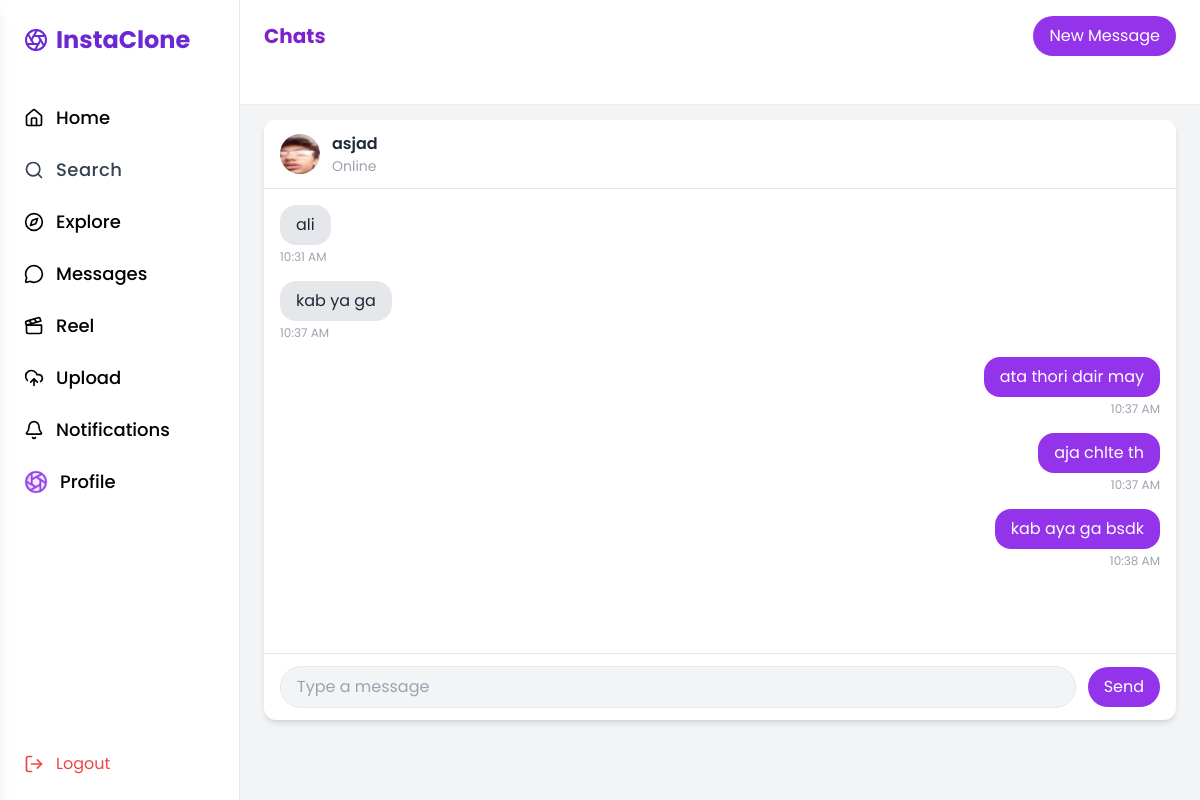
Screenshot of /chat/asjad/ (signed in) with the database file from the repository.
### accounts/models.py (models this page shows, shortened)
class Profile(models.Model):
    user = models.OneToOneField(User, on_delete=models.CASCADE)
    profile_image = models.ImageField(upload_to='profile_images/', default='profile_images/default.png')
    bio = models.TextField(max_length=100, blank=True)
    website = models.URLField(blank=True)
    twitter = models.URLField(blank=True)
    github = models.URLField(blank=True)
    followers = models.ManyToManyField(User,related_name='profile_followers', blank=True)
    following = models.ManyToManyField(User,related_name='profile_following', blank=True)

### message/models.py (models this page shows, shortened)
class Message(models.Model):
    sender = models.ForeignKey(User, related_name='sent_messages', on_delete=models.CASCADE)
    receiver = models.ForeignKey(User, related_name='received_messages', on_delete=models.CASCADE)
    content = models.TextField()
    timestamp = models.DateTimeField(auto_now_add=True)
    is_read = models.BooleanField(default=False)

### message/views.py (the view)
# urls.py: path('chat/<str:username>/', views.chat_view, name='chat_view'),
@login_required
def chat_view(request, username):
    receiver = get_object_or_404(User, username=username)
    profile = get_object_or_404(Profile, user__username=username)
    messages = Message.objects.filter(
        Q(sender=request.user, receiver=receiver) |
        Q(sender=receiver, receiver=request.user)
    ).order_by('timestamp')
    messages.filter(receiver=request.user, is_read=False).update(is_read=True)
    if request.method == 'POST':
        form = MessageForm(request.POST)
        if form.is_valid():
            message = form.save(commit=False)
            message.sender = request.user
            message.receiver = receiver  # send to the other user
            message.save()
            return redirect('chat_view', username=receiver.username)
    else:
        form = MessageForm()
    context = {
        'messages': messages,
        'form': form,
        'receiver': receiver,
        'profile': profile
    }
    return render(request, 'chat.html', context)

### message/forms.py
class MessageForm(forms.ModelForm):
    class Meta:
        model = Message
        fields = ['content']

### templates/chat.html (shortened to what this page needs)
<!DOCTYPE html>
<html lang="en">
<head>
  <link href="https://cdn.jsdelivr.net/npm/tailwindcss@2.2.19/dist/tailwind.min.css" rel="stylesheet" />
  <script src="https://cdn.tailwindcss.com"></script>
</head>
<body class="bg-gray-100">
  {% include 'sidebar.html' %}
  <div class="md:ml-60">
    <header class="bg-white shadow-md px-6 py-4 flex justify-between items-center">
      <h1 class="text-xl font-bold text-purple-700">Chats</h1>
      <button class="bg-purple-600 hover:bg-purple-700 text-white px-4 py-2 rounded-full transition">New Message</button>
    </header>
    <section class="bg-white shadow-sm px-6 py-4 flex space-x-5 overflow-x-auto">
    </section>
    <main class="px-6 py-4">
      <div class="bg-white rounded-xl shadow-md h-[75vh] flex flex-col justify-between">
        <div class="px-4 py-3 border-b flex items-center gap-3">
          <img src="{{ profile.profile_image.url }}" class="w-10 h-10 rounded-full" />
          <div>
            <p class="font-semibold text-gray-800">{{ receiver.username }}</p>
            <p class="text-sm text-gray-400">Online</p>
          </div>
        </div>
        <div class="flex-1 p-4 overflow-y-auto space-y-4">
          {% for message in messages %}
            {% if message.sender == request.user %}
              <div class="flex flex-col items-end">
                <div class="bg-purple-600 text-white px-4 py-2 rounded-2xl max-w-xs">
                  {{ message.content }}
                </div>
                <span class="text-xs text-gray-400 mt-1">{{ message.timestamp|date:"g:i A" }}</span>
              </div>
            {% else %}
              <div class="flex flex-col items-start">
                <div class="bg-gray-200 text-gray-800 px-4 py-2 rounded-2xl max-w-xs">
                  {{ message.content }}
                </div>
                <span class="text-xs text-gray-400 mt-1">{{ message.timestamp|date:"g:i A" }}</span>
              </div>
            {% endif %}
          {% endfor %}
        </div>
        <form method="POST" class="flex items-center border-t px-4 py-3 gap-3">
          <input name="content" type="text" placeholder="Type a message" class="flex-1 px-4 py-2 rounded-full border bg-gray-100 focus:outline-none focus:ring-2 focus:ring-purple-500" required />
          <button type="submit" class="bg-purple-600 text-white px-4 py-2 rounded-full hover:bg-purple-700 transition">Send</button>
        </form>
      </div>
    </main>
  </div>
</body>
</html>

### templates/sidebar.html (shortened to what this page needs)
    <aside class="hidden md:flex flex-col justify-between w-60 h-screen bg-white border-r p-6 fixed">
      <div>
    <h1 class="text-2xl font-bold text-[#6d28d2] mb-12 flex items-center gap-2">
    <i data-lucide="aperture" class="w-6 h-6"></i> <a href="{% url 'home' %}">InstaClone</a>
    </h1>
        <nav class="space-y-6 text-lg font-medium">
          <a href="{% url 'home' %}" class="hover:text-[#6d28d2] flex items-center gap-3">
            <i data-lucide="home" class="w-5 h-5"></i> Home
          </a>
                   <li onclick="openSearchModal()" class="cursor-pointer flex items-center gap-3 text-gray-700 hover:">
  <i data-lucide="search" class="w-5 h-5"></i>
  <span class="text-lg  tracking-wide">Search</span>
</li>
          <a href="{% url 'explore' %}" class="hover:text-[#6d28d2] flex items-center gap-3">
            <i data-lucide="compass" class="w-5 h-5"></i> Explore
          </a>
          <a href="#" class="hover:text-[#6d28d2] flex items-center gap-3">
            <i data-lucide="message-circle" class="w-5 h-5"></i> Messages
          </a>
          <a href="{% url 'reels' %}" class="hover:text-[#6d28d2] flex items-center gap-3">
            <i data-lucide="clapperboard" class="w-5 h-5"></i> Reel
          </a>
           <a href="#" id="uploadBtn" class="hover:text-[#6d28d2] flex items-center gap-3">
             <i data-lucide="upload-cloud" class="w-5 h-5"></i> Upload</a>
             <a href="#" onclick="toggleSidebar()" class="hover:text-[#6d28d2] flex items-center gap-3">
  <i data-lucide="bell" class="w-5 h-5"></i> Notifications
</a>
       <a href="{% url 'profile' request.user.username %}" class="hover:text-[#6d28d2] flex items-center gap-3">
    {% if request.user.profile.profile_image %}
        <img src="{{ request.user.profile.profile_image.url }}" alt="Profile" class="w-6 h-6 rounded-full object-cover" />
        Profile
    {% else %}
        <i data-lucide="user" class="w-5 h-5"></i> Profile
    {% endif %}
</a>
        </nav>
      </div>
      <div>
        <a href="{% url 'logout' %}" class="text-red-500 flex items-center gap-3">
          <i data-lucide="log-out" class="w-5 h-5"></i> Logout
        </a>
      </div>
    </aside>

### templates/chat.html (style rules this page uses)
body { font-family: 'Poppins', sans-serif; }

### rows the page displays
Profile: profile_image (picture)
Message: content "ali", timestamp "10:31 AM"
Message: content "kab ya ga", timestamp "10:37 AM"
Message: content "ata thori dair may", timestamp "10:37 AM"
Message: content "aja chlte th", timestamp "10:37 AM"
Message: content "kab aya ga bsdk", timestamp "10:38 AM"

### other values shown
{{ receiver.username }} "asjad"
